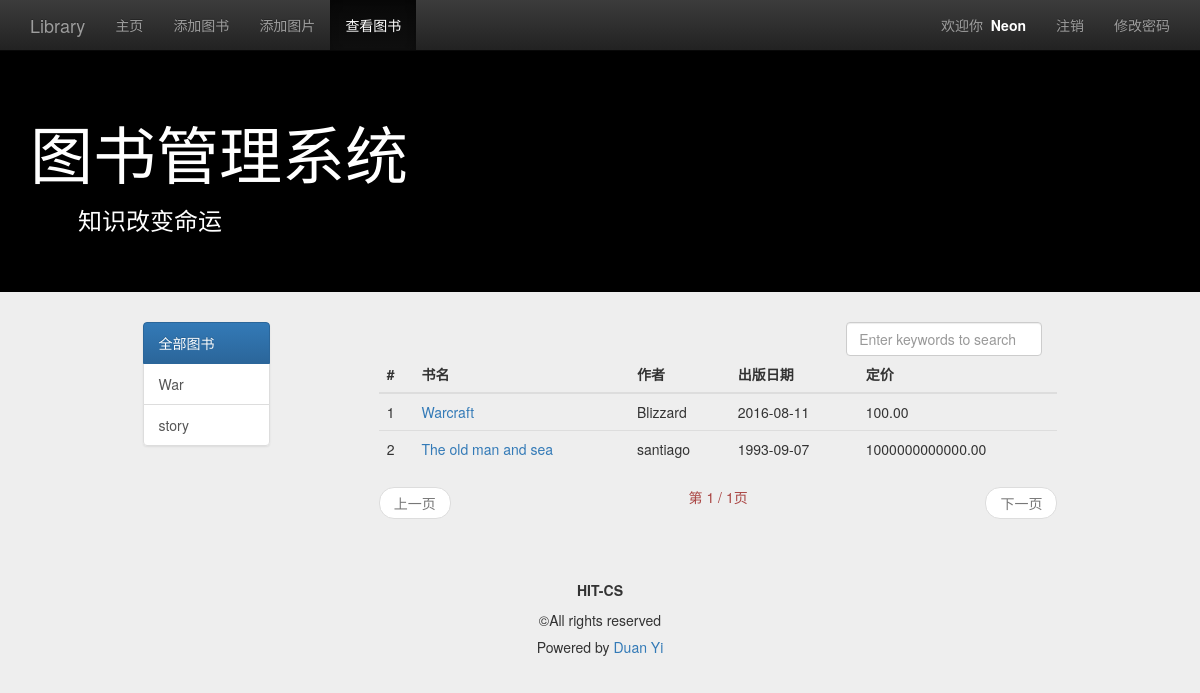
/management/view_book_list/ (signed in), run on the app's committed database.
### management/models.py (models this page shows, shortened)
class MyUser(models.Model):
    user = models.OneToOneField(User)
    nickname = models.CharField(max_length=16)
    permission = models.IntegerField(default=1)

class Book(models.Model):
    name = models.CharField(max_length=128)
    price = models.FloatField()
    author = models.CharField(max_length=128)
    publish_date = models.DateTimeField()
    category = models.CharField(max_length=128)
    class META:
        ordering = ["name"]

### management/views.py (the view)
def view_book_list(request):
    user = request.user if request.user.is_authenticated() else None
    category_list = Book.objects.values_list('category', flat=True).distinct()
    query_category = request.GET.get('category', '')
    if (not query_category) or Book.objects.filter(category=query_category).count() is 0:
        query_category = 'all'
        book_list = Book.objects.all()
    else:
        book_list = Book.objects.filter(category=query_category)
    if request.method == 'POST':
        keyword = request.POST.get('keyword','')
        book_list = Book.objects.filter(name__contains=keyword)
        query_category = 'all'
    paginator = Paginator(book_list, 5)
    page = request.GET.get('page')
    try:
        book_list = paginator.page(page)
    except PageNotAnInteger:
        book_list = paginator.page(1)
    except EmptyPage:
        book_list = paginator.page(paginator.num_pages)
    content ={
        'user': user,
        'active_menu': 'view_book',
        'category_list': category_list,
        'book_list':book_list,
        'query_category':query_category,
    }
    return  render(request, 'management/view_book_list.html', content)

### templates/management/view_book_list.html (shortened to what this page needs)
{% extends "management/base.html" %}
{% load staticfiles %}
{% block content %}
    <div class="container">
        <div class="row">
            <div class="col-md-10 col-md-offset-1">
                <div class="col-md-2">
                    <div class="list-group">
                        <a href="{% url 'view_book_list' %}" class="list-group-item" id="id_category_all">
                            全部图书
                        </a>
                        {% for category in category_list %}
                            <a href="{% url 'view_book_list' %}?category={{ category }}" class="list-group-item"
                               id="id_category_{{ category }}">
                                {{ category }}
                            </a>
                        {% endfor %}
                    </div>
                </div>
                <div class="col-md-9 col-md-offset-1">
                    <div class="col-md-4 col-md-offset-8">
                        <form role="form" method="post" name="search_form">
                            <input type="search" class="form-control" name="keyword"
                                   placeholder="Enter keywords to search" id="id_search_input" onkeyup="key_up()"
                                   autofocus>
                        </form>
                    </div>
                    <table class="table table-hover">
                        <thead>
                        <tr>
                            <th>#</th>
                            <th>书名</th>
                            <th>作者</th>
                            <th>出版日期</th>
                            <th>定价</th>
                        </tr>
                        </thead>
                        <tbody>
                        {% for book in book_list %}
                            <tr>
                                <td>{{ forloop.counter }}</td>
                                <td><a href="{% url 'detail' %}?id={{ book.id }}">{{ book.name }}</a></td>
                                <td>{{ book.author }}</td>
                                <td>{{ book.publish_date|date:"Y-m-d" }}</td>
                                <td>{{ book.price|floatformat:2 }}</td>
                            </tr>
                        {% empty %}
                            <tr>
                                <td>暂无图书</td>
                            </tr>
                        {% endfor %}
                        </tbody>
                    </table>
                    <nav>
                        <ul class="pager">
                            {% if book_list.has_previous %}
                                <li class="previous"><a
                                        href="?typ={{ query_category }}&page={{ book_list.previous_page_number }}">上一页</a>
                                </li>
                            {% else %}
                                <li class="previous disabled"><a href="#">上一页</a></li>
                            {% endif %}
                            <li class="text-center text-danger">第 {{ book_list.number }} / {{ book_list.paginator.num_pages }}页</li>
                            {% if book_list.has_next %}
                                <li class="next"><a
                                        href="?typ={{ query_category }}&page={{ book_list.next_page_number }}">下一页</a>
                                </li>
                            {% else %}
                                <li class="next disabled"><a href="#">下一页</a></li>
                            {% endif %}
                        </ul>
                    </nav>
                </div>
            </div>
        </div>
    </div>
{% endblock %}

### templates/management/base.html (shortened to what this page needs)
{% load staticfiles %}
<!DOCTYPE html>
<html lang="zh-cn">
<head>
    <link rel="stylesheet" type="text/css" href="{% static 'css/bootstrap.min.css' %}">
    <link rel="stylesheet" type="text/css" href="{% static 'css/bootstrap-theme.min.css' %}">
    <link rel="stylesheet" type="text/css" href="{% static 'css/base.css' %}">
</head>
<body>
<nav class="navbar navbar-inverse navbar-fixed-top" role="navigation">
    <div class="container">
        <div class="navbar-header">
            <a href="{% url 'index' %}" class="navbar-brand">Library</a>
        </div>
        <div class="collapse navbar-collapse" id="navbar-collapse-basepage">
            <ul class="nav navbar-nav">
                <li id="homepage"><a href="{% url 'index' %}">主页</a></li>
                {% if user.myuser.permission > 1 %}
                    <li id="add_book"><a href="{% url 'add_book' %}">添加图书</a></li>
                    <li id="add_img"><a href="{% url 'add_img' %}">添加图片</a></li>
                {% endif %}
                <li id="view_book"><a href="{% url 'view_book_list' %}">查看图书</a></li>
            </ul>
            <ul class="nav navbar-nav navbar-right">
                {% if user %}
                    <li><p class="navbar-text">欢迎你&nbsp;&nbsp;<span id="base_name">{{ user.myuser.nickname }}</span></p>
                    </li>
                    <li><a href="{% url 'logout' %}">注销</a></li>
                    <li><a href="{% url 'set_password' %}">修改密码</a></li>
                {% else %}
                    <li><a href="{% url 'signup' %}">注册</a></li>
                    <li><a href="{% url 'login' %}">登录</a></li>
                {% endif %}
            </ul>
        </div>
    </div>
</nav>
<header class="jumbotron subhead" id="header-base">
    <div class="container">
        <h1>图书管理系统</h1>
        <h3>&emsp;&emsp;知识改变命运</h3>
    </div>
</header>
{% block content %}{% endblock %}
<footer class="footer" role="contentinfo">
    <hr>
    <div class="container">
        <p class="text-center"><strong>HIT-CS</strong></p>
        <p class="text-center">©All rights reserved</p>
        <h5 class="text-center"> Powered by&nbsp;<a href="http://yumendy.com/">Duan Yi</a></h5>
    </div>
</footer>
</body>
</html>

### management/static/css/base.css (style rules this page uses)
body { padding-top: 50px; background-color: #eeeeee; }
#header-base { background-color: #000; color: #ffffff; }
#base_name { color: #ffffff; font-weight: bold; }

### data on the page
Book: name "Warcraft", author "Blizzard", publish_date "2016-08-11", price "100.00"
Book: name "The old man and sea", author "santiago", publish_date "1993-09-07", price "1000000000000.00"

### other printed values
{{ user.myuser.nickname }} "Neon"
{{ category }} "War" "story"
{{ book_list.number }} "1"
{{ book_list.paginator.num_pages }} "1"
